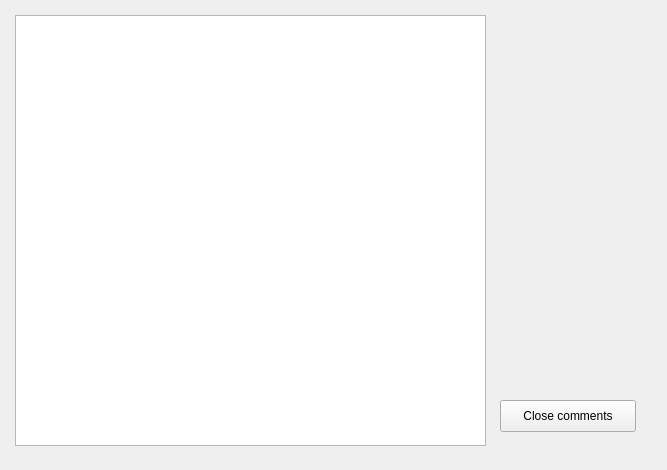
<?xml version="1.0" encoding="UTF-8"?>
<ui version="4.0">
 <class>Plot</class>
 <widget class="QDialog" name="Plot">
  <property name="geometry">
   <rect>
    <x>0</x>
    <y>0</y>
    <width>667</width>
    <height>470</height>
   </rect>
  </property>
  <property name="windowTitle">
   <string>Dialog</string>
  </property>
  <widget class="QCustomPlot" name="Graph" native="true">
   <property name="geometry">
    <rect>
     <x>15</x>
     <y>15</y>
     <width>616</width>
     <height>441</height>
    </rect>
   </property>
  </widget>
  <widget class="QPlainTextEdit" name="txtComments">
   <property name="geometry">
    <rect>
     <x>15</x>
     <y>15</y>
     <width>471</width>
     <height>431</height>
    </rect>
   </property>
  </widget>
  <widget class="QPushButton" name="pbCloseComments">
   <property name="geometry">
    <rect>
     <x>500</x>
     <y>400</y>
     <width>136</width>
     <height>32</height>
    </rect>
   </property>
   <property name="text">
    <string>Close comments</string>
   </property>
   <property name="autoDefault">
    <bool>false</bool>
   </property>
  </widget>
  <widget class="QCustomPlot" name="HeatMap1" native="true">
   <property name="geometry">
    <rect>
     <x>0</x>
     <y>0</y>
     <width>326</width>
     <height>461</height>
    </rect>
   </property>
  </widget>
  <widget class="QCustomPlot" name="HeatMap2" native="true">
   <property name="geometry">
    <rect>
     <x>375</x>
     <y>0</y>
     <width>326</width>
     <height>461</height>
    </rect>
   </property>
  </widget>
 </widget>
 <customwidgets>
  <customwidget>
   <class>QCustomPlot</class>
   <extends>QWidget</extends>
   <header>qcustomplot.h</header>
   <container>1</container>
  </customwidget>
 </customwidgets>
 <resources/>
 <connections/>
</ui>
